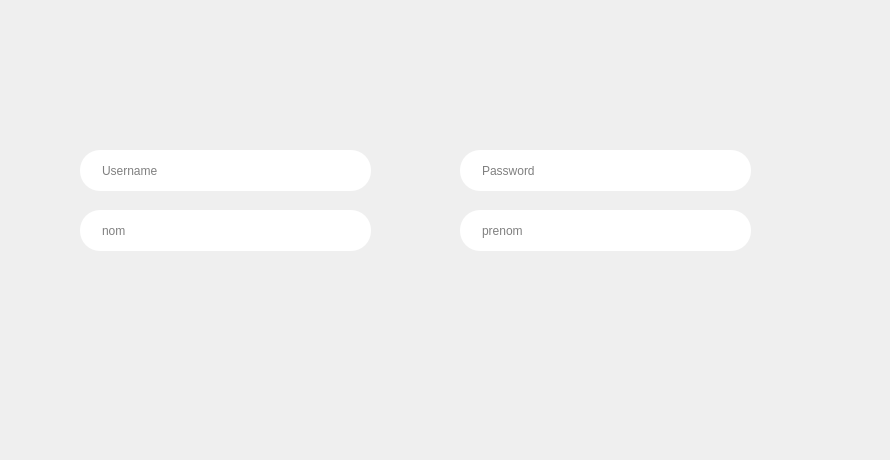
   <widget class="QWidget" name="page_5">
    <widget class="QStackedWidget" name="winStack">
     <property name="geometry">
      <rect>
       <x>-30</x>
       <y>-10</y>
       <width>881</width>
       <height>451</height>
      </rect>
     </property>
     <property name="currentIndex">
      <number>0</number>
     </property>
     <widget class="QWidget" name="page_6">
      <widget class="QLineEdit" name="prenomsign">
       <property name="geometry">
        <rect>
         <x>490</x>
         <y>220</y>
         <width>291</width>
         <height>41</height>
        </rect>
       </property>
       <property name="palette">
        <palette>
         <active>
          <colorrole role="WindowText">
           <brush brushstyle="SolidPattern">
            <color alpha="255">
             <red>0</red>
             <green>0</green>
             <blue>0</blue>
            </color>
           </brush>
          </colorrole>
          <colorrole role="Button">
           <brush brushstyle="SolidPattern">
            <color alpha="255">
             <red>51</red>
             <green>51</green>
             <blue>51</blue>
            </color>
           </brush>
          </colorrole>
          <colorrole role="Text">
           <brush brushstyle="SolidPattern">
            <color alpha="255">
             <red>0</red>
             <green>0</green>
             <blue>0</blue>
            </color>
           </brush>
          </colorrole>
          <colorrole role="ButtonText">
           <brush brushstyle="SolidPattern">
            <color alpha="255">
             <red>0</red>
             <green>0</green>
             <blue>0</blue>
            </color>
           </brush>
          </colorrole>
          <colorrole role="Base">
           <brush brushstyle="SolidPattern">
            <color alpha="255">
             <red>51</red>
             <green>51</green>
             <blue>51</blue>
            </color>
           </brush>
          </colorrole>
          <colorrole role="Window">
           <brush brushstyle="SolidPattern">
            <color alpha="255">
             <red>51</red>
             <green>51</green>
             <blue>51</blue>
            </color>
           </brush>
          </colorrole>
          <colorrole role="PlaceholderText">
           <brush brushstyle="NoBrush">
            <color alpha="128">
             <red>0</red>
             <green>0</green>
             <blue>0</blue>
            </color>
           </brush>
          </colorrole>
         </active>
         <inactive>
          <colorrole role="WindowText">
           <brush brushstyle="SolidPattern">
            <color alpha="255">
             <red>0</red>
             <green>0</green>
             <blue>0</blue>
            </color>
           </brush>
          </colorrole>
          <colorrole role="Button">
           <brush brushstyle="SolidPattern">
            <color alpha="255">
             <red>51</red>
             <green>51</green>
             <blue>51</blue>
            </color>
           </brush>
          </colorrole>
          <colorrole role="Text">
           <brush brushstyle="SolidPattern">
            <color alpha="255">
             <red>0</red>
             <green>0</green>
             <blue>0</blue>
            </color>
           </brush>
          </colorrole>
          <colorrole role="ButtonText">
           <brush brushstyle="SolidPattern">
            <color alpha="255">
             <red>0</red>
             <green>0</green>
             <blue>0</blue>
            </color>
           </brush>
          </colorrole>
          <colorrole role="Base">
           <brush brushstyle="SolidPattern">
            <color alpha="255">
             <red>51</red>
             <green>51</green>
             <blue>51</blue>
            </color>
           </brush>
          </colorrole>
          <colorrole role="Window">
           <brush brushstyle="SolidPattern">
            <color alpha="255">
             <red>51</red>
             <green>51</green>
             <blue>51</blue>
            </color>
           </brush>
          </colorrole>
          <colorrole role="PlaceholderText">
           <brush brushstyle="NoBrush">
            <color alpha="128">
             <red>0</red>
             <green>0</green>
             <blue>0</blue>
            </color>
           </brush>
          </colorrole>
         </inactive>
         <disabled>
          <colorrole role="WindowText">
           <brush brushstyle="SolidPattern">
            <color alpha="255">
             <red>0</red>
             <green>0</green>
             <blue>0</blue>
            </color>
           </brush>
          </colorrole>
          <colorrole role="Button">
           <brush brushstyle="SolidPattern">
            <color alpha="255">
             <red>51</red>
             <green>51</green>
             <blue>51</blue>
            </color>
           </brush>
          </colorrole>
          <colorrole role="Text">
           <brush brushstyle="SolidPattern">
            <color alpha="255">
             <red>0</red>
             <green>0</green>
             <blue>0</blue>
            </color>
           </brush>
          </colorrole>
          <colorrole role="ButtonText">
           <brush brushstyle="SolidPattern">
            <color alpha="255">
             <red>0</red>
             <green>0</green>
             <blue>0</blue>
            </color>
           </brush>
          </colorrole>
          <colorrole role="Base">
           <brush brushstyle="SolidPattern">
            <color alpha="255">
             <red>51</red>
             <green>51</green>
             <blue>51</blue>
            </color>
           </brush>
          </colorrole>
          <colorrole role="Window">
           <brush brushstyle="SolidPattern">
            <color alpha="255">
             <red>51</red>
             <green>51</green>
             <blue>51</blue>
            </color>
           </brush>
          </colorrole>
          <colorrole role="PlaceholderText">
           <brush brushstyle="NoBrush">
            <color alpha="128">
             <red>0</red>
             <green>0</green>
             <blue>0</blue>
            </color>
           </brush>
          </colorrole>
         </disabled>
        </palette>
       </property>
       <property name="font">
        <font>
         <kerning>true</kerning>
        </font>
       </property>
       <property name="layoutDirection">
        <enum>Qt::LeftToRight</enum>
       </property>
       <property name="styleSheet">
        <string notr="true">padding-left: 20px;
padding-right: 20px;
border-radius: 20px;
color: rgb(0, 0, 0);</string>
       </property>
       <property name="inputMethodHints">
        <set>Qt::ImhNone</set>
       </property>
       <property name="inputMask">
        <string/>
       </property>
       <property name="text">
        <string/>
       </property>
       <property name="frame">
        <bool>false</bool>
       </property>
       <property name="cursorPosition">
        <number>0</number>
       </property>
       <property name="placeholderText">
        <string>prenom</string>
       </property>
      </widget>
      <widget class="QLineEdit" name="usernamesign">
       <property name="geometry">
        <rect>
         <x>110</x>
         <y>160</y>
         <width>291</width>
         <height>41</height>
        </rect>
       </property>
       <property name="palette">
        <palette>
         <active>
          <colorrole role="WindowText">
           <brush brushstyle="SolidPattern">
            <color alpha="255">
             <red>0</red>
             <green>0</green>
             <blue>0</blue>
            </color>
           </brush>
          </colorrole>
          <colorrole role="Button">
           <brush brushstyle="SolidPattern">
            <color alpha="255">
             <red>51</red>
             <green>51</green>
             <blue>51</blue>
            </color>
           </brush>
          </colorrole>
          <colorrole role="Text">
           <brush brushstyle="SolidPattern">
            <color alpha="255">
             <red>0</red>
             <green>0</green>
             <blue>0</blue>
            </color>
           </brush>
          </colorrole>
          <colorrole role="ButtonText">
           <brush brushstyle="SolidPattern">
            <color alpha="255">
             <red>0</red>
             <green>0</green>
             <blue>0</blue>
            </color>
           </brush>
          </colorrole>
          <colorrole role="Base">
           <brush brushstyle="SolidPattern">
            <color alpha="255">
             <red>51</red>
             <green>51</green>
             <blue>51</blue>
            </color>
           </brush>
          </colorrole>
          <colorrole role="Window">
           <brush brushstyle="SolidPattern">
            <color alpha="255">
             <red>51</red>
             <green>51</green>
             <blue>51</blue>
            </color>
           </brush>
          </colorrole>
          <colorrole role="PlaceholderText">
           <brush brushstyle="NoBrush">
            <color alpha="128">
             <red>0</red>
             <green>0</green>
             <blue>0</blue>
            </color>
           </brush>
          </colorrole>
         </active>
         <inactive>
          <colorrole role="WindowText">
           <brush brushstyle="SolidPattern">
            <color alpha="255">
             <red>0</red>
             <green>0</green>
             <blue>0</blue>
            </color>
           </brush>
          </colorrole>
          <colorrole role="Button">
           <brush brushstyle="SolidPattern">
            <color alpha="255">
             <red>51</red>
             <green>51</green>
             <blue>51</blue>
            </color>
           </brush>
          </colorrole>
          <colorrole role="Text">
           <brush brushstyle="SolidPattern">
            <color alpha="255">
             <red>0</red>
             <green>0</green>
             <blue>0</blue>
            </color>
           </brush>
          </colorrole>
          <colorrole role="ButtonText">
           <brush brushstyle="SolidPattern">
            <color alpha="255">
             <red>0</red>
             <green>0</green>
             <blue>0</blue>
            </color>
           </brush>
          </colorrole>
          <colorrole role="Base">
           <brush brushstyle="SolidPattern">
            <color alpha="255">
             <red>51</red>
             <green>51</green>
             <blue>51</blue>
            </color>
           </brush>
          </colorrole>
          <colorrole role="Window">
           <brush brushstyle="SolidPattern">
            <color alpha="255">
             <red>51</red>
             <green>51</green>
             <blue>51</blue>
            </color>
           </brush>
          </colorrole>
          <colorrole role="PlaceholderText">
           <brush brushstyle="NoBrush">
            <color alpha="128">
             <red>0</red>
             <green>0</green>
             <blue>0</blue>
            </color>
           </brush>
          </colorrole>
         </inactive>
         <disabled>
          <colorrole role="WindowText">
           <brush brushstyle="SolidPattern">
            <color alpha="255">
             <red>0</red>
             <green>0</green>
             <blue>0</blue>
            </color>
           </brush>
          </colorrole>
          <colorrole role="Button">
           <brush brushstyle="SolidPattern">
            <color alpha="255">
             <red>51</red>
             <green>51</green>
             <blue>51</blue>
            </color>
           </brush>
          </colorrole>
          <colorrole role="Text">
           <brush brushstyle="SolidPattern">
            <color alpha="255">
             <red>0</red>
             <green>0</green>
             <blue>0</blue>
            </color>
           </brush>
          </colorrole>
          <colorrole role="ButtonText">
           <brush brushstyle="SolidPattern">
            <color alpha="255">
             <red>0</red>
             <green>0</green>
             <blue>0</blue>
            </color>
           </brush>
          </colorrole>
          <colorrole role="Base">
           <brush brushstyle="SolidPattern">
            <color alpha="255">
             <red>51</red>
             <green>51</green>
             <blue>51</blue>
            </color>
           </brush>
          </colorrole>
          <colorrole role="Window">
           <brush brushstyle="SolidPattern">
            <color alpha="255">
             <red>51</red>
             <green>51</green>
             <blue>51</blue>
            </color>
           </brush>
          </colorrole>
          <colorrole role="PlaceholderText">
           <brush brushstyle="NoBrush">
            <color alpha="128">
             <red>0</red>
             <green>0</green>
             <blue>0</blue>
            </color>
           </brush>
          </colorrole>
         </disabled>
        </palette>
       </property>
       <property name="font">
        <font>
         <kerning>true</kerning>
        </font>
       </property>
       <property name="layoutDirection">
        <enum>Qt::LeftToRight</enum>
       </property>
       <property name="styleSheet">
        <string notr="true">padding-left: 20px;
padding-right: 20px;
border-radius: 20px;
color: rgb(0, 0, 0);</string>
       </property>
       <property name="text">
        <string/>
       </property>
       <property name="frame">
        <bool>false</bool>
       </property>
       <property name="cursorPosition">
        <number>0</number>
       </property>
       <property name="placeholderText">
        <string>Username</string>
       </property>
      </widget>
      <widget class="QLineEdit" name="motpasse">
       <property name="geometry">
        <rect>
         <x>490</x>
         <y>160</y>
         <width>291</width>
         <height>41</height>
        </rect>
       </property>
       <property name="palette">
        <palette>
         <active>
          <colorrole role="WindowText">
           <brush brushstyle="SolidPattern">
            <color alpha="255">
             <red>0</red>
             <green>0</green>
             <blue>0</blue>
            </color>
           </brush>
          </colorrole>
          <colorrole role="Button">
           <brush brushstyle="SolidPattern">
            <color alpha="255">
             <red>51</red>
             <green>51</green>
             <blue>51</blue>
            </color>
           </brush>
          </colorrole>
          <colorrole role="Text">
           <brush brushstyle="SolidPattern">
            <color alpha="255">
             <red>0</red>
             <green>0</green>
             <blue>0</blue>
            </color>
           </brush>
          </colorrole>
          <colorrole role="ButtonText">
           <brush brushstyle="SolidPattern">
            <color alpha="255">
             <red>0</red>
             <green>0</green>
             <blue>0</blue>
            </color>
           </brush>
          </colorrole>
          <colorrole role="Base">
           <brush brushstyle="SolidPattern">
            <color alpha="255">
             <red>51</red>
             <green>51</green>
             <blue>51</blue>
            </color>
           </brush>
          </colorrole>
          <colorrole role="Window">
           <brush brushstyle="SolidPattern">
            <color alpha="255">
             <red>51</red>
             <green>51</green>
             <blue>51</blue>
            </color>
           </brush>
          </colorrole>
          <colorrole role="PlaceholderText">
           <brush brushstyle="NoBrush">
            <color alpha="128">
             <red>0</red>
             <green>0</green>
             <blue>0</blue>
            </color>
           </brush>
          </colorrole>
         </active>
         <inactive>
          <colorrole role="WindowText">
           <brush brushstyle="SolidPattern">
            <color alpha="255">
             <red>0</red>
             <green>0</green>
             <blue>0</blue>
            </color>
           </brush>
          </colorrole>
          <colorrole role="Button">
           <brush brushstyle="SolidPattern">
            <color alpha="255">
             <red>51</red>
             <green>51</green>
             <blue>51</blue>
            </color>
           </brush>
          </colorrole>
          <colorrole role="Text">
           <brush brushstyle="SolidPattern">
            <color alpha="255">
             <red>0</red>
             <green>0</green>
             <blue>0</blue>
            </color>
           </brush>
          </colorrole>
          <colorrole role="ButtonText">
           <brush brushstyle="SolidPattern">
            <color alpha="255">
             <red>0</red>
             <green>0</green>
             <blue>0</blue>
            </color>
           </brush>
          </colorrole>
          <colorrole role="Base">
           <brush brushstyle="SolidPattern">
            <color alpha="255">
             <red>51</red>
             <green>51</green>
             <blue>51</blue>
            </color>
           </brush>
          </colorrole>
          <colorrole role="Window">
           <brush brushstyle="SolidPattern">
            <color alpha="255">
             <red>51</red>
             <green>51</green>
             <blue>51</blue>
            </color>
           </brush>
          </colorrole>
          <colorrole role="PlaceholderText">
           <brush brushstyle="NoBrush">
            <color alpha="128">
             <red>0</red>
             <green>0</green>
             <blue>0</blue>
            </color>
           </brush>
          </colorrole>
         </inactive>
         <disabled>
          <colorrole role="WindowText">
           <brush brushstyle="SolidPattern">
            <color alpha="255">
             <red>0</red>
             <green>0</green>
             <blue>0</blue>
            </color>
           </brush>
          </colorrole>
          <colorrole role="Button">
           <brush brushstyle="SolidPattern">
            <color alpha="255">
             <red>51</red>
             <green>51</green>
             <blue>51</blue>
            </color>
           </brush>
          </colorrole>
          <colorrole role="Text">
           <brush brushstyle="SolidPattern">
            <color alpha="255">
             <red>0</red>
             <green>0</green>
             <blue>0</blue>
            </color>
           </brush>
          </colorrole>
          <colorrole role="ButtonText">
           <brush brushstyle="SolidPattern">
            <color alpha="255">
             <red>0</red>
             <green>0</green>
             <blue>0</blue>
            </color>
           </brush>
          </colorrole>
          <colorrole role="Base">
           <brush brushstyle="SolidPattern">
            <color alpha="255">
             <red>51</red>
             <green>51</green>
             <blue>51</blue>
            </color>
           </brush>
          </colorrole>
          <colorrole role="Window">
           <brush brushstyle="SolidPattern">
            <color alpha="255">
             <red>51</red>
             <green>51</green>
             <blue>51</blue>
            </color>
           </brush>
          </colorrole>
          <colorrole role="PlaceholderText">
           <brush brushstyle="NoBrush">
            <color alpha="128">
             <red>0</red>
             <green>0</green>
             <blue>0</blue>
            </color>
           </brush>
          </colorrole>
         </disabled>
        </palette>
       </property>
       <property name="font">
        <font>
         <kerning>true</kerning>
        </font>
       </property>
       <property name="layoutDirection">
        <enum>Qt::LeftToRight</enum>
       </property>
       <property name="styleSheet">
        <string notr="true">padding-left: 20px;
padding-right: 20px;
border-radius: 20px;
color: rgb(0, 0, 0);</string>
       </property>
       <property name="inputMethodHints">
        <set>Qt::ImhNone</set>
       </property>
       <property name="inputMask">
        <string/>
       </property>
       <property name="text">
        <string/>
       </property>
       <property name="frame">
        <bool>false</bool>
       </property>
       <property name="cursorPosition">
        <number>0</number>
       </property>
       <property name="placeholderText">
        <string>Password</string>
       </property>
      </widget>
      <widget class="QPushButton" name="completeRegButton">
       <property name="geometry">
        <rect>
         <x>630</x>
         <y>280</y>
         <width>171</width>
         <height>21</height>
        </rect>
       </property>
       <property name="styleSheet">
        <string notr="true">background-color: transparent;
background: none;
border-image: url(:/done.png);
border: none;
background-repeat: none;
</string>
       </property>
       <property name="text">
        <string/>
       </property>
      </widget>
      <widget class="QPushButton" name="backButton">
       <property name="geometry">
        <rect>
         <x>100</x>
         <y>280</y>
         <width>101</width>
         <height>21</height>
        </rect>
       </property>
       <property name="styleSheet">
        <string notr="true">background-color: transparent;
border-image: url(:/return.png);
background: none;
border: none;
background-repeat: none;
</string>
       </property>
       <property name="text">
        <string/>
       </property>
      </widget>
      <widget class="QLineEdit" name="nomsign">
       <property name="geometry">
        <rect>
         <x>110</x>
         <y>220</y>
         <width>291</width>
         <height>41</height>
        </rect>
       </property>
       <property name="palette">
        <palette>
         <active>
          <colorrole role="WindowText">
           <brush brushstyle="SolidPattern">
            <color alpha="255">
             <red>0</red>
             <green>0</green>
             <blue>0</blue>
            </color>
           </brush>
          </colorrole>
          <colorrole role="Button">
           <brush brushstyle="SolidPattern">
            <color alpha="255">
             <red>51</red>
             <green>51</green>
             <blue>51</blue>
            </color>
           </brush>
          </colorrole>
          <colorrole role="Text">
           <brush brushstyle="SolidPattern">
            <color alpha="255">
             <red>0</red>
             <green>0</green>
             <blue>0</blue>
            </color>
           </brush>
          </colorrole>
          <colorrole role="ButtonText">
           <brush brushstyle="SolidPattern">
            <color alpha="255">
             <red>0</red>
             <green>0</green>
             <blue>0</blue>
            </color>
           </brush>
          </colorrole>
          <colorrole role="Base">
           <brush brushstyle="SolidPattern">
            <color alpha="255">
             <red>51</red>
             <green>51</green>
             <blue>51</blue>
            </color>
           </brush>
          </colorrole>
          <colorrole role="Window">
           <brush brushstyle="SolidPattern">
            <color alpha="255">
             <red>51</red>
             <green>51</green>
             <blue>51</blue>
            </color>
           </brush>
          </colorrole>
          <colorrole role="PlaceholderText">
           <brush brushstyle="NoBrush">
            <color alpha="128">
             <red>0</red>
             <green>0</green>
             <blue>0</blue>
            </color>
           </brush>
          </colorrole>
         </active>
         <inactive>
          <colorrole role="WindowText">
           <brush brushstyle="SolidPattern">
            <color alpha="255">
             <red>0</red>
             <green>0</green>
             <blue>0</blue>
            </color>
           </brush>
          </colorrole>
          <colorrole role="Button">
           <brush brushstyle="SolidPattern">
            <color alpha="255">
             <red>51</red>
             <green>51</green>
             <blue>51</blue>
            </color>
           </brush>
          </colorrole>
          <colorrole role="Text">
           <brush brushstyle="SolidPattern">
            <color alpha="255">
             <red>0</red>
             <green>0</green>
             <blue>0</blue>
            </color>
           </brush>
          </colorrole>
          <colorrole role="ButtonText">
           <brush brushstyle="SolidPattern">
            <color alpha="255">
             <red>0</red>
             <green>0</green>
             <blue>0</blue>
            </color>
           </brush>
          </colorrole>
          <colorrole role="Base">
           <brush brushstyle="SolidPattern">
            <color alpha="255">
             <red>51</red>
             <green>51</green>
             <blue>51</blue>
            </color>
           </brush>
          </colorrole>
          <colorrole role="Window">
           <brush brushstyle="SolidPattern">
            <color alpha="255">
             <red>51</red>
             <green>51</green>
             <blue>51</blue>
            </color>
           </brush>
          </colorrole>
          <colorrole role="PlaceholderText">
           <brush brushstyle="NoBrush">
            <color alpha="128">
             <red>0</red>
             <green>0</green>
             <blue>0</blue>
            </color>
           </brush>
          </colorrole>
         </inactive>
         <disabled>
          <colorrole role="WindowText">
           <brush brushstyle="SolidPattern">
            <color alpha="255">
             <red>0</red>
             <green>0</green>
             <blue>0</blue>
            </color>
           </brush>
          </colorrole>
          <colorrole role="Button">
           <brush brushstyle="SolidPattern">
            <color alpha="255">
             <red>51</red>
             <green>51</green>
             <blue>51</blue>
            </color>
           </brush>
          </colorrole>
          <colorrole role="Text">
           <brush brushstyle="SolidPattern">
            <color alpha="255">
             <red>0</red>
             <green>0</green>
             <blue>0</blue>
            </color>
           </brush>
          </colorrole>
          <colorrole role="ButtonText">
           <brush brushstyle="SolidPattern">
            <color alpha="255">
             <red>0</red>
             <green>0</green>
             <blue>0</blue>
            </color>
           </brush>
          </colorrole>
          <colorrole role="Base">
           <brush brushstyle="SolidPattern">
            <color alpha="255">
             <red>51</red>
             <green>51</green>
             <blue>51</blue>
            </color>
           </brush>
          </colorrole>
          <colorrole role="Window">
           <brush brushstyle="SolidPattern">
            <color alpha="255">
             <red>51</red>
             <green>51</green>
             <blue>51</blue>
            </color>
           </brush>
          </colorrole>
          <colorrole role="PlaceholderText">
           <brush brushstyle="NoBrush">
            <color alpha="128">
             <red>0</red>
             <green>0</green>
             <blue>0</blue>
            </color>
           </brush>
          </colorrole>
         </disabled>
        </palette>
       </property>
       <property name="font">
        <font>
         <kerning>true</kerning>
        </font>
       </property>
       <property name="layoutDirection">
        <enum>Qt::LeftToRight</enum>
       </property>
       <property name="styleSheet">
        <string notr="true">padding-left: 20px;
padding-right: 20px;
border-radius: 20px;
color: rgb(0, 0, 0);</string>
       </property>
       <property name="inputMethodHints">
        <set>Qt::ImhNone</set>
       </property>
       <property name="inputMask">
        <string/>
       </property>
       <property name="text">
        <string/>
       </property>
       <property name="frame">
        <bool>false</bool>
       </property>
       <property name="cursorPosition">
        <number>0</number>
       </property>
       <property name="placeholderText">
        <string>nom</string>
       </property>
      </widget>
      <widget class="QLabel" name="label_15">
       <property name="geometry">
        <rect>
         <x>-20</x>
         <y>-20</y>
         <width>931</width>
         <height>461</height>
        </rect>
       </property>
       <property name="text">
        <string/>
       </property>
       <property name="pixmap">
        <pixmap resource="multi.qrc">:/12.png</pixmap>
       </property>
      </widget>
      <widget class="QLabel" name="label_16">
       <property name="geometry">
        <rect>
         <x>380</x>
         <y>40</y>
         <width>171</width>
         <height>121</height>
        </rect>
       </property>
       <property name="text">
        <string/>
       </property>
       <property name="pixmap">
        <pixmap>../r-01.png</pixmap>
       </property>
      </widget>
      <zorder>label_15</zorder>
      <zorder>prenomsign</zorder>
      <zorder>usernamesign</zorder>
      <zorder>motpasse</zorder>
      <zorder>completeRegButton</zorder>
      <zorder>backButton</zorder>
      <zorder>nomsign</zorder>
      <zorder>label_16</zorder>
     </widget>
    </widget>
   </widget>
